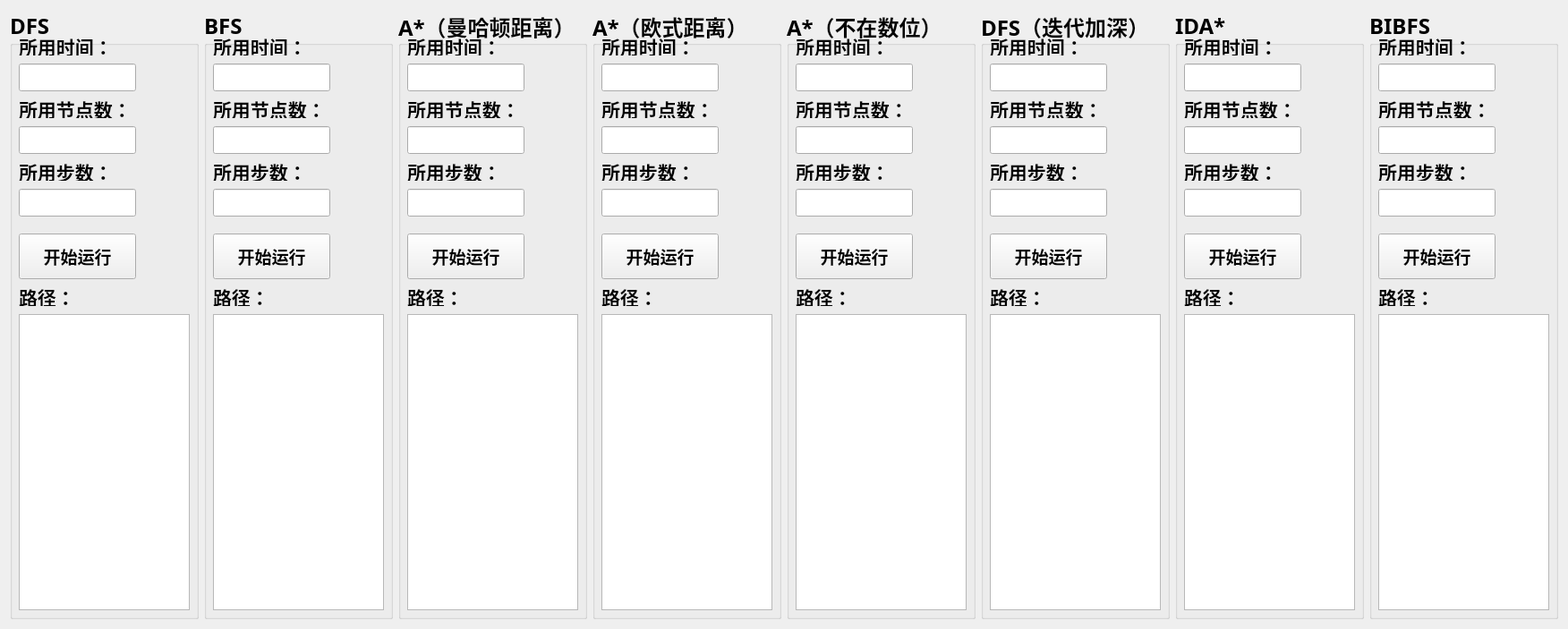
    <widget class="QWidget" name="scrollAreaWidgetContents">
     <property name="geometry">
      <rect>
       <x>0</x>
       <y>0</y>
       <width>1748</width>
       <height>699</height>
      </rect>
     </property>
     <layout class="QHBoxLayout" name="horizontalLayout">
      <item>
       <widget class="QGroupBox" name="groupBox_3">
        <property name="minimumSize">
         <size>
          <width>211</width>
          <height>681</height>
         </size>
        </property>
        <property name="font">
         <font>
          <family>幼圆</family>
          <pointsize>18</pointsize>
          <weight>75</weight>
          <bold>true</bold>
         </font>
        </property>
        <property name="title">
         <string>DFS</string>
        </property>
        <widget class="QLabel" name="label">
         <property name="geometry">
          <rect>
           <x>10</x>
           <y>30</y>
           <width>101</width>
           <height>21</height>
          </rect>
         </property>
         <property name="font">
          <font>
           <family>幼圆</family>
           <pointsize>16</pointsize>
           <weight>75</weight>
           <bold>true</bold>
          </font>
         </property>
         <property name="text">
          <string>所用时间：</string>
         </property>
        </widget>
        <widget class="QLineEdit" name="LE_dfs_time">
         <property name="geometry">
          <rect>
           <x>10</x>
           <y>60</y>
           <width>131</width>
           <height>31</height>
          </rect>
         </property>
        </widget>
        <widget class="QPushButton" name="PB_dfs">
         <property name="geometry">
          <rect>
           <x>10</x>
           <y>250</y>
           <width>131</width>
           <height>51</height>
          </rect>
         </property>
         <property name="font">
          <font>
           <family>幼圆</family>
           <pointsize>14</pointsize>
           <weight>75</weight>
           <bold>true</bold>
          </font>
         </property>
         <property name="text">
          <string>开始运行</string>
         </property>
        </widget>
        <widget class="QLabel" name="label_2">
         <property name="geometry">
          <rect>
           <x>10</x>
           <y>100</y>
           <width>141</width>
           <height>21</height>
          </rect>
         </property>
         <property name="font">
          <font>
           <family>幼圆</family>
           <pointsize>16</pointsize>
           <weight>75</weight>
           <bold>true</bold>
          </font>
         </property>
         <property name="text">
          <string>所用节点数：</string>
         </property>
        </widget>
        <widget class="QLineEdit" name="LE_dfs_node">
         <property name="geometry">
          <rect>
           <x>10</x>
           <y>130</y>
           <width>131</width>
           <height>31</height>
          </rect>
         </property>
        </widget>
        <widget class="QLabel" name="label_3">
         <property name="geometry">
          <rect>
           <x>10</x>
           <y>170</y>
           <width>101</width>
           <height>21</height>
          </rect>
         </property>
         <property name="font">
          <font>
           <family>幼圆</family>
           <pointsize>16</pointsize>
           <weight>75</weight>
           <bold>true</bold>
          </font>
         </property>
         <property name="text">
          <string>所用步数：</string>
         </property>
        </widget>
        <widget class="QLineEdit" name="LE_dfs_path">
         <property name="geometry">
          <rect>
           <x>10</x>
           <y>200</y>
           <width>131</width>
           <height>31</height>
          </rect>
         </property>
        </widget>
        <widget class="QTextBrowser" name="TB_dfs">
         <property name="geometry">
          <rect>
           <x>10</x>
           <y>340</y>
           <width>191</width>
           <height>331</height>
          </rect>
         </property>
        </widget>
        <widget class="QLabel" name="label_7">
         <property name="geometry">
          <rect>
           <x>10</x>
           <y>310</y>
           <width>101</width>
           <height>21</height>
          </rect>
         </property>
         <property name="font">
          <font>
           <family>幼圆</family>
           <pointsize>16</pointsize>
           <weight>75</weight>
           <bold>true</bold>
          </font>
         </property>
         <property name="text">
          <string>路径：</string>
         </property>
        </widget>
       </widget>
      </item>
      <item>
       <widget class="QGroupBox" name="groupBox_4">
        <property name="minimumSize">
         <size>
          <width>211</width>
          <height>681</height>
         </size>
        </property>
        <property name="font">
         <font>
          <family>幼圆</family>
          <pointsize>18</pointsize>
          <weight>75</weight>
          <bold>true</bold>
         </font>
        </property>
        <property name="title">
         <string>BFS</string>
        </property>
        <widget class="QLabel" name="label_4">
         <property name="geometry">
          <rect>
           <x>10</x>
           <y>30</y>
           <width>101</width>
           <height>21</height>
          </rect>
         </property>
         <property name="font">
          <font>
           <family>幼圆</family>
           <pointsize>16</pointsize>
           <weight>75</weight>
           <bold>true</bold>
          </font>
         </property>
         <property name="text">
          <string>所用时间：</string>
         </property>
        </widget>
        <widget class="QLineEdit" name="LE_bfs_time">
         <property name="geometry">
          <rect>
           <x>10</x>
           <y>60</y>
           <width>131</width>
           <height>31</height>
          </rect>
         </property>
        </widget>
        <widget class="QPushButton" name="PB_bfs">
         <property name="geometry">
          <rect>
           <x>10</x>
           <y>250</y>
           <width>131</width>
           <height>51</height>
          </rect>
         </property>
         <property name="font">
          <font>
           <family>幼圆</family>
           <pointsize>14</pointsize>
           <weight>75</weight>
           <bold>true</bold>
          </font>
         </property>
         <property name="text">
          <string>开始运行</string>
         </property>
        </widget>
        <widget class="QLabel" name="label_5">
         <property name="geometry">
          <rect>
           <x>10</x>
           <y>100</y>
           <width>141</width>
           <height>21</height>
          </rect>
         </property>
         <property name="font">
          <font>
           <family>幼圆</family>
           <pointsize>16</pointsize>
           <weight>75</weight>
           <bold>true</bold>
          </font>
         </property>
         <property name="text">
          <string>所用节点数：</string>
         </property>
        </widget>
        <widget class="QLineEdit" name="LE_bfs_node">
         <property name="geometry">
          <rect>
           <x>10</x>
           <y>130</y>
           <width>131</width>
           <height>31</height>
          </rect>
         </property>
        </widget>
        <widget class="QLabel" name="label_6">
         <property name="geometry">
          <rect>
           <x>10</x>
           <y>170</y>
           <width>101</width>
           <height>21</height>
          </rect>
         </property>
         <property name="font">
          <font>
           <family>幼圆</family>
           <pointsize>16</pointsize>
           <weight>75</weight>
           <bold>true</bold>
          </font>
         </property>
         <property name="text">
          <string>所用步数：</string>
         </property>
        </widget>
        <widget class="QLineEdit" name="LE_bfs_path">
         <property name="geometry">
          <rect>
           <x>10</x>
           <y>200</y>
           <width>131</width>
           <height>31</height>
          </rect>
         </property>
        </widget>
        <widget class="QTextBrowser" name="TB_bfs">
         <property name="geometry">
          <rect>
           <x>10</x>
           <y>340</y>
           <width>191</width>
           <height>331</height>
          </rect>
         </property>
        </widget>
        <widget class="QLabel" name="label_8">
         <property name="geometry">
          <rect>
           <x>10</x>
           <y>310</y>
           <width>101</width>
           <height>21</height>
          </rect>
         </property>
         <property name="font">
          <font>
           <family>幼圆</family>
           <pointsize>16</pointsize>
           <weight>75</weight>
           <bold>true</bold>
          </font>
         </property>
         <property name="text">
          <string>路径：</string>
         </property>
        </widget>
       </widget>
      </item>
      <item>
       <widget class="QGroupBox" name="groupBox_5">
        <property name="minimumSize">
         <size>
          <width>211</width>
          <height>681</height>
         </size>
        </property>
        <property name="font">
         <font>
          <family>幼圆</family>
          <pointsize>18</pointsize>
          <weight>75</weight>
          <bold>true</bold>
         </font>
        </property>
        <property name="title">
         <string>A*（曼哈顿距离）</string>
        </property>
        <widget class="QLabel" name="label_10">
         <property name="geometry">
          <rect>
           <x>10</x>
           <y>30</y>
           <width>101</width>
           <height>21</height>
          </rect>
         </property>
         <property name="font">
          <font>
           <family>幼圆</family>
           <pointsize>16</pointsize>
           <weight>75</weight>
           <bold>true</bold>
          </font>
         </property>
         <property name="text">
          <string>所用时间：</string>
         </property>
        </widget>
        <widget class="QLineEdit" name="LE_aman_time">
         <property name="geometry">
          <rect>
           <x>10</x>
           <y>60</y>
           <width>131</width>
           <height>31</height>
          </rect>
         </property>
        </widget>
        <widget class="QPushButton" name="PB_aman">
         <property name="geometry">
          <rect>
           <x>10</x>
           <y>250</y>
           <width>131</width>
           <height>51</height>
          </rect>
         </property>
         <property name="font">
          <font>
           <family>幼圆</family>
           <pointsize>14</pointsize>
           <weight>75</weight>
           <bold>true</bold>
          </font>
         </property>
         <property name="text">
          <string>开始运行</string>
         </property>
        </widget>
        <widget class="QLabel" name="label_11">
         <property name="geometry">
          <rect>
           <x>10</x>
           <y>100</y>
           <width>141</width>
           <height>21</height>
          </rect>
         </property>
         <property name="font">
          <font>
           <family>幼圆</family>
           <pointsize>16</pointsize>
           <weight>75</weight>
           <bold>true</bold>
          </font>
         </property>
         <property name="text">
          <string>所用节点数：</string>
         </property>
        </widget>
        <widget class="QLineEdit" name="LE_aman_node">
         <property name="geometry">
          <rect>
           <x>10</x>
           <y>130</y>
           <width>131</width>
           <height>31</height>
          </rect>
         </property>
        </widget>
        <widget class="QLabel" name="label_12">
         <property name="geometry">
          <rect>
           <x>10</x>
           <y>170</y>
           <width>101</width>
           <height>21</height>
          </rect>
         </property>
         <property name="font">
          <font>
           <family>幼圆</family>
           <pointsize>16</pointsize>
           <weight>75</weight>
           <bold>true</bold>
          </font>
         </property>
         <property name="text">
          <string>所用步数：</string>
         </property>
        </widget>
        <widget class="QLineEdit" name="LE_aman_path">
         <property name="geometry">
          <rect>
           <x>10</x>
           <y>200</y>
           <width>131</width>
           <height>31</height>
          </rect>
         </property>
        </widget>
        <widget class="QTextBrowser" name="TB_aman">
         <property name="geometry">
          <rect>
           <x>10</x>
           <y>340</y>
           <width>191</width>
           <height>331</height>
          </rect>
         </property>
        </widget>
        <widget class="QLabel" name="label_9">
         <property name="geometry">
          <rect>
           <x>10</x>
           <y>310</y>
           <width>101</width>
           <height>21</height>
          </rect>
         </property>
         <property name="font">
          <font>
           <family>幼圆</family>
           <pointsize>16</pointsize>
           <weight>75</weight>
           <bold>true</bold>
          </font>
         </property>
         <property name="text">
          <string>路径：</string>
         </property>
        </widget>
       </widget>
      </item>
      <item>
       <widget class="QGroupBox" name="groupBox_6">
        <property name="minimumSize">
         <size>
          <width>211</width>
          <height>681</height>
         </size>
        </property>
        <property name="font">
         <font>
          <family>幼圆</family>
          <pointsize>18</pointsize>
          <weight>75</weight>
          <bold>true</bold>
         </font>
        </property>
        <property name="title">
         <string>A*（欧式距离）</string>
        </property>
        <widget class="QLabel" name="label_13">
         <property name="geometry">
          <rect>
           <x>10</x>
           <y>30</y>
           <width>101</width>
           <height>21</height>
          </rect>
         </property>
         <property name="font">
          <font>
           <family>幼圆</family>
           <pointsize>16</pointsize>
           <weight>75</weight>
           <bold>true</bold>
          </font>
         </property>
         <property name="text">
          <string>所用时间：</string>
         </property>
        </widget>
        <widget class="QLineEdit" name="LE_aeuc_time">
         <property name="geometry">
          <rect>
           <x>10</x>
           <y>60</y>
           <width>131</width>
           <height>31</height>
          </rect>
         </property>
        </widget>
        <widget class="QPushButton" name="PB_aeuc">
         <property name="geometry">
          <rect>
           <x>10</x>
           <y>250</y>
           <width>131</width>
           <height>51</height>
          </rect>
         </property>
         <property name="font">
          <font>
           <family>幼圆</family>
           <pointsize>14</pointsize>
           <weight>75</weight>
           <bold>true</bold>
          </font>
         </property>
         <property name="text">
          <string>开始运行</string>
         </property>
        </widget>
        <widget class="QLabel" name="label_14">
         <property name="geometry">
          <rect>
           <x>10</x>
           <y>100</y>
           <width>141</width>
           <height>21</height>
          </rect>
         </property>
         <property name="font">
          <font>
           <family>幼圆</family>
           <pointsize>16</pointsize>
           <weight>75</weight>
           <bold>true</bold>
          </font>
         </property>
         <property name="text">
          <string>所用节点数：</string>
         </property>
        </widget>
        <widget class="QLineEdit" name="LE_aeuc_node">
         <property name="geometry">
          <rect>
           <x>10</x>
           <y>130</y>
           <width>131</width>
           <height>31</height>
          </rect>
         </property>
        </widget>
        <widget class="QLabel" name="label_15">
         <property name="geometry">
          <rect>
           <x>10</x>
           <y>170</y>
           <width>101</width>
           <height>21</height>
          </rect>
         </property>
         <property name="font">
          <font>
           <family>幼圆</family>
           <pointsize>16</pointsize>
           <weight>75</weight>
           <bold>true</bold>
          </font>
         </property>
         <property name="text">
          <string>所用步数：</string>
         </property>
        </widget>
        <widget class="QLineEdit" name="LE_aeuc_path">
         <property name="geometry">
          <rect>
           <x>10</x>
           <y>200</y>
           <width>131</width>
           <height>31</height>
          </rect>
         </property>
        </widget>
        <widget class="QTextBrowser" name="TB_aeuc">
         <property name="geometry">
          <rect>
           <x>10</x>
           <y>340</y>
           <width>191</width>
           <height>331</height>
          </rect>
         </property>
        </widget>
        <widget class="QLabel" name="label_16">
         <property name="geometry">
          <rect>
           <x>10</x>
           <y>310</y>
           <width>101</width>
           <height>21</height>
          </rect>
         </property>
         <property name="font">
          <font>
           <family>幼圆</family>
           <pointsize>16</pointsize>
           <weight>75</weight>
           <bold>true</bold>
          </font>
         </property>
         <property name="text">
          <string>路径：</string>
         </property>
        </widget>
       </widget>
      </item>
      <item>
       <widget class="QGroupBox" name="groupBox_7">
        <property name="minimumSize">
         <size>
          <width>211</width>
          <height>681</height>
         </size>
        </property>
        <property name="font">
         <font>
          <family>幼圆</family>
          <pointsize>18</pointsize>
          <weight>75</weight>
          <bold>true</bold>
         </font>
        </property>
        <property name="title">
         <string>A*（不在数位）</string>
        </property>
        <widget class="QLabel" name="label_17">
         <property name="geometry">
          <rect>
           <x>10</x>
           <y>30</y>
           <width>101</width>
           <height>21</height>
          </rect>
         </property>
         <property name="font">
          <font>
           <family>幼圆</family>
           <pointsize>16</pointsize>
           <weight>75</weight>
           <bold>true</bold>
          </font>
         </property>
         <property name="text">
          <string>所用时间：</string>
         </property>
        </widget>
        <widget class="QLineEdit" name="LE_awor_time">
         <property name="geometry">
          <rect>
           <x>10</x>
           <y>60</y>
           <width>131</width>
           <height>31</height>
          </rect>
         </property>
        </widget>
        <widget class="QPushButton" name="PB_awor">
         <property name="geometry">
          <rect>
           <x>10</x>
           <y>250</y>
           <width>131</width>
           <height>51</height>
          </rect>
         </property>
         <property name="font">
          <font>
           <family>幼圆</family>
           <pointsize>14</pointsize>
           <weight>75</weight>
           <bold>true</bold>
          </font>
         </property>
         <property name="text">
          <string>开始运行</string>
         </property>
        </widget>
        <widget class="QLabel" name="label_18">
         <property name="geometry">
          <rect>
           <x>10</x>
           <y>100</y>
           <width>141</width>
           <height>21</height>
          </rect>
         </property>
         <property name="font">
          <font>
           <family>幼圆</family>
           <pointsize>16</pointsize>
           <weight>75</weight>
           <bold>true</bold>
          </font>
         </property>
         <property name="text">
          <string>所用节点数：</string>
         </property>
        </widget>
        <widget class="QLineEdit" name="LE_awor_node">
         <property name="geometry">
          <rect>
           <x>10</x>
           <y>130</y>
           <width>131</width>
           <height>31</height>
          </rect>
         </property>
        </widget>
        <widget class="QLabel" name="label_19">
         <property name="geometry">
          <rect>
           <x>10</x>
           <y>170</y>
           <width>101</width>
           <height>21</height>
          </rect>
         </property>
         <property name="font">
          <font>
           <family>幼圆</family>
           <pointsize>16</pointsize>
           <weight>75</weight>
           <bold>true</bold>
          </font>
         </property>
         <property name="text">
          <string>所用步数：</string>
         </property>
        </widget>
        <widget class="QLineEdit" name="LE_awor_path">
         <property name="geometry">
          <rect>
           <x>10</x>
           <y>200</y>
           <width>131</width>
           <height>31</height>
          </rect>
         </property>
        </widget>
        <widget class="QTextBrowser" name="TB_awor">
         <property name="geometry">
          <rect>
           <x>10</x>
           <y>340</y>
           <width>191</width>
           <height>331</height>
          </rect>
         </property>
        </widget>
        <widget class="QLabel" name="label_20">
         <property name="geometry">
          <rect>
           <x>10</x>
           <y>310</y>
           <width>101</width>
           <height>21</height>
          </rect>
         </property>
         <property name="font">
          <font>
           <family>幼圆</family>
           <pointsize>16</pointsize>
           <weight>75</weight>
           <bold>true</bold>
          </font>
         </property>
         <property name="text">
          <string>路径：</string>
         </property>
        </widget>
       </widget>
      </item>
      <item>
       <widget class="QGroupBox" name="groupBox_8">
        <property name="minimumSize">
         <size>
          <width>211</width>
          <height>681</height>
         </size>
        </property>
        <property name="font">
         <font>
          <family>幼圆</family>
          <pointsize>18</pointsize>
          <weight>75</weight>
          <bold>true</bold>
         </font>
        </property>
        <property name="title">
         <string>DFS（迭代加深）</string>
        </property>
        <widget class="QLabel" name="label_21">
         <property name="geometry">
          <rect>
           <x>10</x>
           <y>30</y>
           <width>101</width>
           <height>21</height>
          </rect>
         </property>
         <property name="font">
          <font>
           <pointsize>16</pointsize>
          </font>
         </property>
         <property name="text">
          <string>所用时间：</string>
         </property>
        </widget>
        <widget class="QLineEdit" name="LE_iddfs_time">
         <property name="geometry">
          <rect>
           <x>10</x>
           <y>60</y>
           <width>131</width>
           <height>31</height>
          </rect>
         </property>
        </widget>
        <widget class="QPushButton" name="PB_iddfs">
         <property name="geometry">
          <rect>
           <x>10</x>
           <y>250</y>
           <width>131</width>
           <height>51</height>
          </rect>
         </property>
         <property name="font">
          <font>
           <family>幼圆</family>
           <pointsize>14</pointsize>
           <weight>75</weight>
           <bold>true</bold>
          </font>
         </property>
         <property name="text">
          <string>开始运行</string>
         </property>
        </widget>
        <widget class="QLabel" name="label_22">
         <property name="geometry">
          <rect>
           <x>10</x>
           <y>100</y>
           <width>141</width>
           <height>21</height>
          </rect>
         </property>
         <property name="font">
          <font>
           <pointsize>16</pointsize>
          </font>
         </property>
         <property name="text">
          <string>所用节点数：</string>
         </property>
        </widget>
        <widget class="QLineEdit" name="LE_iddfs_node">
         <property name="geometry">
          <rect>
           <x>10</x>
           <y>130</y>
           <width>131</width>
           <height>31</height>
          </rect>
         </property>
        </widget>
        <widget class="QLabel" name="label_23">
         <property name="geometry">
          <rect>
           <x>10</x>
           <y>170</y>
           <width>101</width>
           <height>21</height>
          </rect>
         </property>
         <property name="font">
          <font>
           <pointsize>16</pointsize>
          </font>
         </property>
         <property name="text">
          <string>所用步数：</string>
         </property>
        </widget>
        <widget class="QLineEdit" name="LE_iddfs_path">
         <property name="geometry">
          <rect>
           <x>10</x>
           <y>200</y>
           <width>131</width>
           <height>31</height>
          </rect>
         </property>
        </widget>
        <widget class="QTextBrowser" name="TB_iddfs">
         <property name="geometry">
          <rect>
           <x>10</x>
           <y>340</y>
           <width>191</width>
           <height>331</height>
          </rect>
         </property>
        </widget>
        <widget class="QLabel" name="label_24">
         <property name="geometry">
          <rect>
           <x>10</x>
           <y>310</y>
           <width>101</width>
           <height>21</height>
          </rect>
         </property>
         <property name="font">
          <font>
           <pointsize>16</pointsize>
          </font>
         </property>
         <property name="text">
          <string>路径：</string>
         </property>
        </widget>
       </widget>
      </item>
      <item>
       <widget class="QGroupBox" name="groupBox_9">
        <property name="minimumSize">
         <size>
          <width>211</width>
          <height>681</height>
         </size>
        </property>
        <property name="font">
         <font>
          <family>幼圆</family>
          <pointsize>18</pointsize>
          <weight>75</weight>
          <bold>true</bold>
         </font>
        </property>
        <property name="title">
         <string>IDA*</string>
        </property>
        <widget class="QLabel" name="label_25">
         <property name="geometry">
          <rect>
           <x>10</x>
           <y>30</y>
           <width>101</width>
           <height>21</height>
          </rect>
         </property>
         <property name="font">
          <font>
           <pointsize>16</pointsize>
          </font>
         </property>
         <property name="text">
          <string>所用时间：</string>
         </property>
        </widget>
        <widget class="QLineEdit" name="LE_ida_time">
         <property name="geometry">
          <rect>
           <x>10</x>
           <y>60</y>
           <width>131</width>
           <height>31</height>
          </rect>
         </property>
        </widget>
        <widget class="QPushButton" name="PB_ida">
         <property name="geometry">
          <rect>
           <x>10</x>
           <y>250</y>
           <width>131</width>
           <height>51</height>
          </rect>
         </property>
         <property name="font">
          <font>
           <family>幼圆</family>
           <pointsize>14</pointsize>
           <weight>75</weight>
           <bold>true</bold>
          </font>
         </property>
         <property name="text">
          <string>开始运行</string>
         </property>
        </widget>
        <widget class="QLabel" name="label_26">
         <property name="geometry">
          <rect>
           <x>10</x>
           <y>100</y>
           <width>141</width>
           <height>21</height>
          </rect>
         </property>
         <property name="font">
          <font>
           <pointsize>16</pointsize>
          </font>
         </property>
         <property name="text">
          <string>所用节点数：</string>
         </property>
        </widget>
        <widget class="QLineEdit" name="LE_ida_node">
         <property name="geometry">
          <rect>
           <x>10</x>
           <y>130</y>
           <width>131</width>
           <height>31</height>
          </rect>
         </property>
        </widget>
        <widget class="QLabel" name="label_27">
         <property name="geometry">
          <rect>
           <x>10</x>
           <y>170</y>
           <width>101</width>
           <height>21</height>
          </rect>
         </property>
         <property name="font">
          <font>
           <pointsize>16</pointsize>
          </font>
         </property>
         <property name="text">
          <string>所用步数：</string>
         </property>
        </widget>
        <widget class="QLineEdit" name="LE_ida_path">
         <property name="geometry">
          <rect>
           <x>10</x>
           <y>200</y>
           <width>131</width>
           <height>31</height>
          </rect>
         </property>
        </widget>
        <widget class="QTextBrowser" name="TB_ida">
         <property name="geometry">
          <rect>
           <x>10</x>
           <y>340</y>
           <width>191</width>
           <height>331</height>
          </rect>
         </property>
        </widget>
        <widget class="QLabel" name="label_28">
         <property name="geometry">
          <rect>
           <x>10</x>
           <y>310</y>
           <width>101</width>
           <height>21</height>
          </rect>
         </property>
         <property name="font">
          <font>
           <pointsize>16</pointsize>
          </font>
         </property>
         <property name="text">
          <string>路径：</string>
         </property>
        </widget>
       </widget>
      </item>
      <item>
       <widget class="QGroupBox" name="groupBox_10">
        <property name="minimumSize">
         <size>
          <width>211</width>
          <height>681</height>
         </size>
        </property>
        <property name="font">
         <font>
          <family>幼圆</family>
          <pointsize>18</pointsize>
          <weight>75</weight>
          <bold>true</bold>
         </font>
        </property>
        <property name="title">
         <string>BIBFS</string>
        </property>
        <widget class="QLabel" name="label_29">
         <property name="geometry">
          <rect>
           <x>10</x>
           <y>30</y>
           <width>101</width>
           <height>21</height>
          </rect>
         </property>
         <property name="font">
          <font>
           <pointsize>16</pointsize>
          </font>
         </property>
         <property name="text">
          <string>所用时间：</string>
         </property>
        </widget>
        <widget class="QLineEdit" name="LE_bibfs_time">
         <property name="geometry">
          <rect>
           <x>10</x>
           <y>60</y>
           <width>131</width>
           <height>31</height>
          </rect>
         </property>
        </widget>
        <widget class="QPushButton" name="PB_bibfs">
         <property name="geometry">
          <rect>
           <x>10</x>
           <y>250</y>
           <width>131</width>
           <height>51</height>
          </rect>
         </property>
         <property name="font">
          <font>
           <family>幼圆</family>
           <pointsize>14</pointsize>
           <weight>75</weight>
           <bold>true</bold>
          </font>
         </property>
         <property name="text">
          <string>开始运行</string>
         </property>
        </widget>
        <widget class="QLabel" name="label_30">
         <property name="geometry">
          <rect>
           <x>10</x>
           <y>100</y>
           <width>141</width>
           <height>21</height>
          </rect>
         </property>
         <property name="font">
          <font>
           <pointsize>16</pointsize>
          </font>
         </property>
         <property name="text">
          <string>所用节点数：</string>
         </property>
        </widget>
        <widget class="QLineEdit" name="LE_bibfs_node">
         <property name="geometry">
          <rect>
           <x>10</x>
           <y>130</y>
           <width>131</width>
           <height>31</height>
          </rect>
         </property>
        </widget>
        <widget class="QLabel" name="label_31">
         <property name="geometry">
          <rect>
           <x>10</x>
           <y>170</y>
           <width>101</width>
           <height>21</height>
          </rect>
         </property>
         <property name="font">
          <font>
           <pointsize>16</pointsize>
          </font>
         </property>
         <property name="text">
          <string>所用步数：</string>
         </property>
        </widget>
        <widget class="QLineEdit" name="LE_bibfs_path">
         <property name="geometry">
          <rect>
           <x>10</x>
           <y>200</y>
           <width>131</width>
           <height>31</height>
          </rect>
         </property>
        </widget>
        <widget class="QTextBrowser" name="TB_bibfs">
         <property name="geometry">
          <rect>
           <x>10</x>
           <y>340</y>
           <width>191</width>
           <height>331</height>
          </rect>
         </property>
        </widget>
        <widget class="QLabel" name="label_32">
         <property name="geometry">
          <rect>
           <x>10</x>
           <y>310</y>
           <width>101</width>
           <height>21</height>
          </rect>
         </property>
         <property name="font">
          <font>
           <pointsize>16</pointsize>
          </font>
         </property>
         <property name="text">
          <string>路径：</string>
         </property>
        </widget>
       </widget>
      </item>
     </layout>
    </widget>
